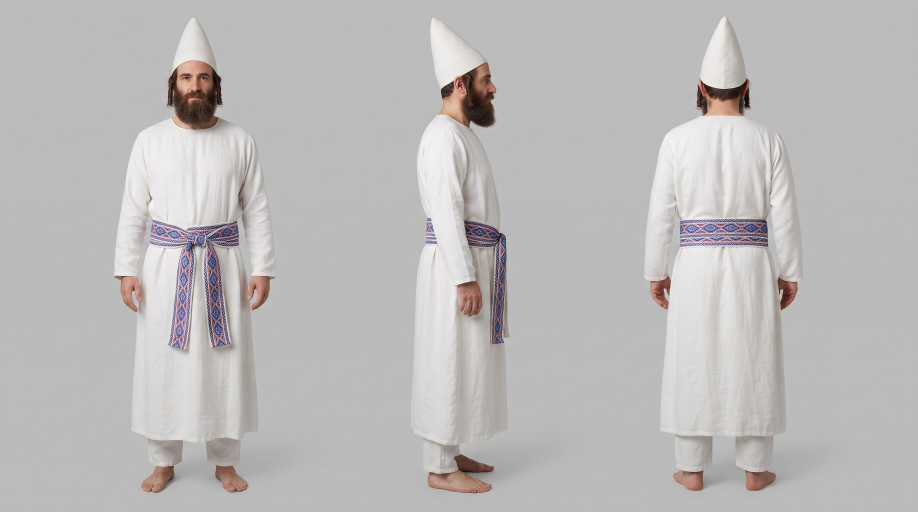
#> input picture assets/priest-ref/sheet1.jpg, 2752 x 1536 px, given in place of sheet1.png, which was not available (shown at 1/3 size)
$ python make-textures.py
#> lines starting #> are read from the running program, lines starting #| are printed output that depends on the picture
from PIL import Image, ImageFilter
import numpy as np, base64, io, os, shutil
k=2752/2000
s=Image.open('sheet1.png').convert('L')
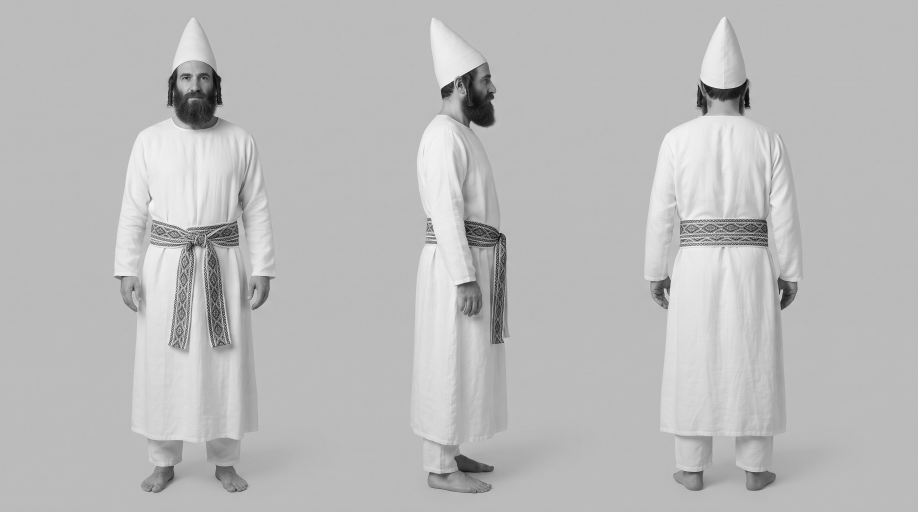
#> s: PIL image 2752x1536 L (shown at 1/3 size); min 0, max 254, mean 187
x0,y0=int(335*k),int(312*k)
c=s.crop((x0,y0,x0+210,y0+150))
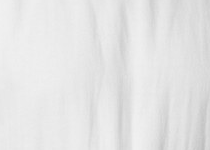
#> c: PIL image 210x150 L; min 191, max 241, mean 228.8
a=np.array(c).astype(float); bl=np.array(c.filter(ImageFilter.GaussianBlur(14))).astype(float)
d=(a-bl)*1.7+240   # flat linen weave/crease detail around near-white (multiplies material color)
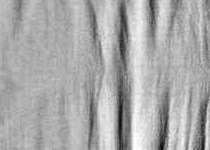
#> d: shape (150, 210) float64; min 199.2, max 260.4, mean 240; drawn with min black and max white
d=np.clip(d,205,255).astype(np.uint8)
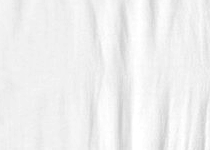
#> d: shape (150, 210); min 205, max 255, mean 239.6
lin=Image.fromarray(d).resize((192,192),Image.LANCZOS).convert('RGB')
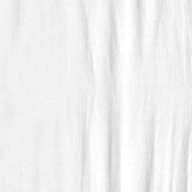
#> lin: PIL image 192x192 RGB; min 204, max 255, mean 239.6
#> (the run stopped early here; a loop or call above may not have finished)
